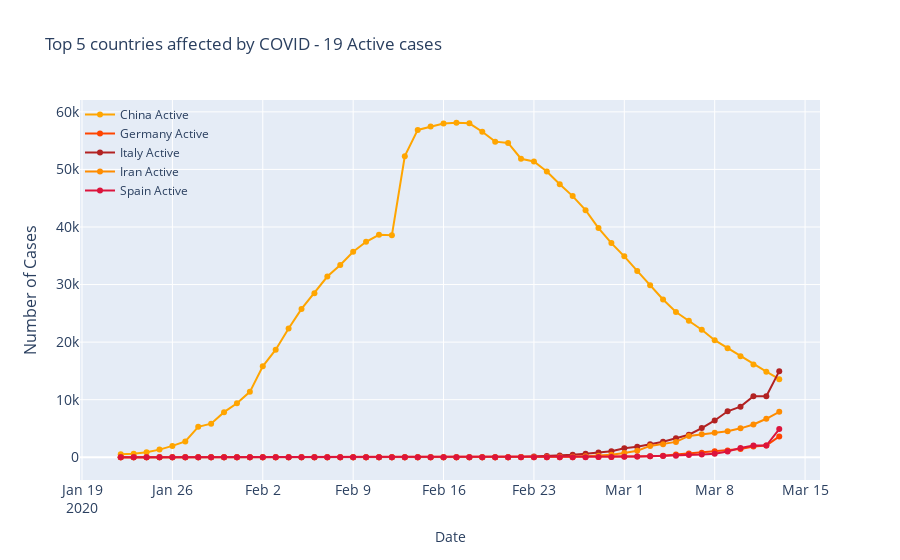

Notebook source saved alongside this figure:
### Code cell
fig = go.Figure()
fig.add_trace(go.Scatter(x=sortChinaActive['Date'], 
                         y=sortChinaActive['Active'],
                         mode='lines+markers',
                         name='China Active',
                         line=dict(color='Orange', width=2)
                        ))
fig.add_trace(go.Scatter(x=sortGerActive['Date'], 
                         y=sortGerActive['Active'],
                         mode='lines+markers',
                         name='Germany Active',
                         line=dict(color='orangered', width=2)
                        ))
fig.add_trace(go.Scatter(x=sortItalyActive['Date'], 
                         y=sortItalyActive['Active'],
                         mode='lines+markers',
                         name='Italy Active',
                         line=dict(color='firebrick', width=2)
                        ))

fig.add_trace(go.Scatter(x=sortIranActive['Date'], 
                         y=sortIranActive['Active'],
                         mode='lines+markers',
                         name='Iran Active',
                         line=dict(color='darkorange', width=2)
                        ))
fig.add_trace(go.Scatter(x=sortSpainActive['Date'], 
                         y=sortSpainActive['Active'],
                         mode='lines+markers',
                         name='Spain Active',
                         line=dict(color='crimson', width=2)
                        ))
fig.update_layout(
    title='Top 5 countries affected by COVID - 19 Active cases',
    xaxis_title='Date',
    xaxis_tickfont_size=14,
    yaxis=dict(
        title='Number of Cases',
        titlefont_size=16,
        tickfont_size=14,
    ),
    legend=dict(
        x=0,
        y=1.0,
        bgcolor='rgba(255, 255, 255, 0)',
        bordercolor='rgba(255, 255, 255, 0)'
    )
)
#honeydew , firebrick, lime, limegreen,linen,
